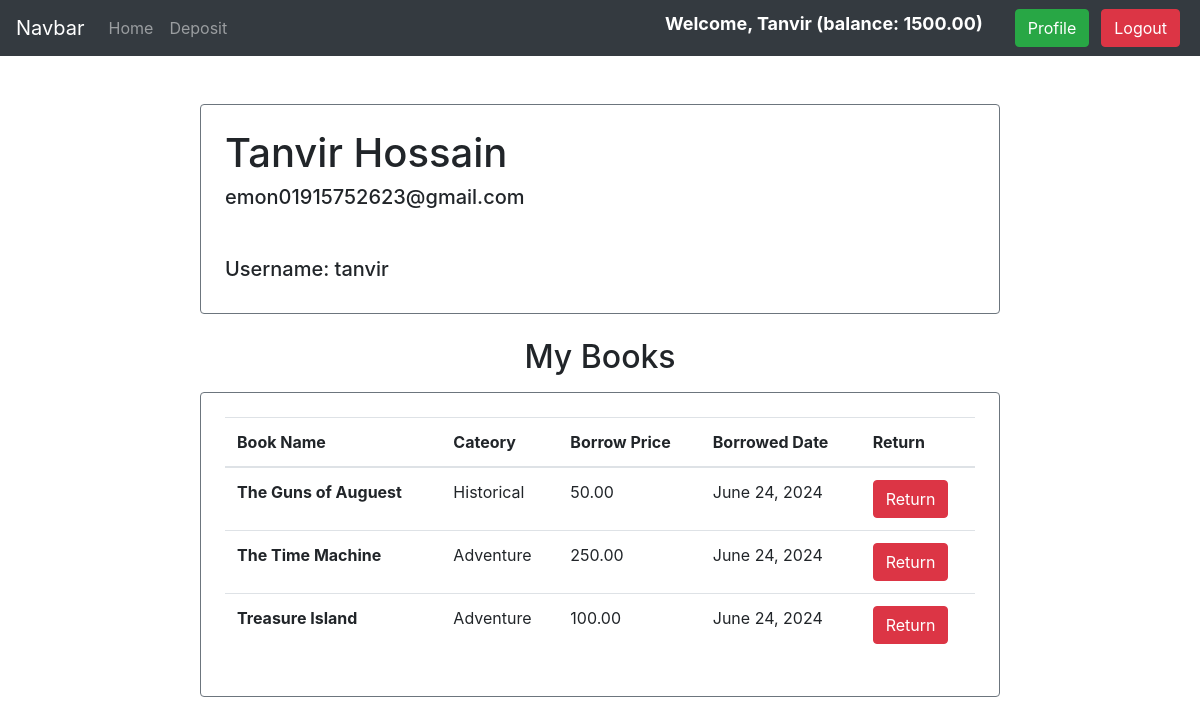
/authors/profile/ (signed in), run on the app's committed database.
### authors/models.py (models this page shows, shortened)
class Registration(models.Model):
    user = models.OneToOneField(User, on_delete=models.CASCADE, related_name='account')
    balance = models.DecimalField(default=0, max_digits=12, decimal_places=2)

### library/models.py (models this page shows, shortened)
class Book(models.Model):
    title = models.CharField(max_length=30)
    description = models.TextField()
    image = models.ImageField(upload_to='book_img')
    borrow_price = models.DecimalField(default=0, max_digits=6, decimal_places=2)
    borrow_date = models.DateField(auto_now=True)
    category = models.ForeignKey(Category, on_delete=models.CASCADE, null=True, blank=True)

class Category(models.Model):
    name = models.CharField(max_length=30)
    slug = models.SlugField(max_length=100, null=True, blank=True, unique=True)
    def __str__(self):
        return f'{self.name}'

### authors/views.py (the view)
# urls.py: path('profile/', profile,  name='profile'),
@login_required
def profile(request):
    borrow = Borrow.objects.filter(userId=request.user.id)
    books = []
    for pair in borrow:
        book = Book.objects.get(id=pair.bookId)
        books.append(book)
    return render(request, 'authors/profile.html', {'books': books})

### authors/templates/authors/profile.html (shortened to what this page needs)
{% extends 'base.html' %}
{% block body %}
<div class="col-8 mt-5 p-4 border border-secondary rounded" style="margin: auto; ">
    <div class="row">
        <div class="col-lg-8 col-md-8 col-sm-12">
            <h1>{{user.first_name}} {{user.last_name}}</h1>
            <h5 class="mt-2">{{user.email}}</h5>
            <h5 class="mt-5">Username: {{user.username}}</h5>
        </div>
    </div>
</div>
<h2 class="text-center mt-4">My Books</h2>
<div class="col-8 mt-3 p-4 border border-secondary rounded" style="margin: auto; ">
    <table class="table">
        <thead>
          <tr>
            <th scope="col">Book Name</th>
            <th scope="col">Cateory</th>
            <th scope="col">Borrow Price</th>
            <th scope="col">Borrowed Date</th>
            <th scope="col">Return</th>
          </tr>
        </thead>
        <tbody>
            {% for book in books %}
            <tr>
                <th scope="row">{{book.title}}</th>
                <td>{{book.category}}</td>
                <td>{{book.borrow_price}}</td>
                <td>{{book.borrow_date}}</td>
                <td><a href="" class="btn btn-danger">Return</a></td>
            </tr>
            {% endfor %}
        </tbody>
      </table>
</div>
{% endblock %}

### core/templates/navbar.html (shortened to what this page needs)
<nav class="navbar navbar-expand-lg navbar-dark bg-dark">
    <a class="navbar-brand" href="#">Navbar</a>
    <div class="collapse navbar-collapse" id="navbarSupportedContent">
      <ul class="navbar-nav mr-auto">
        <li class="nav-item">
          <a class="nav-link" href="{% url 'home' %}">Home</a>
        </li>
        <li class="nav-item">
          <a class="nav-link" href="{% url 'deposit' %}">Deposit</a>
        </li>
      </ul>
      <div class="form-inline my-2 my-lg-0">
        {% if user.is_authenticated %}
        <h5 class="mr-4 text-white" style="font-size: 18px; font-weight: bolder;">Welcome, {{ user.first_name}} (balance: {{user.account.balance}})</h5>
        <a class="text-white btn btn-success mx-2" href="{% url 'profile' %}">Profile</a>
        <form action="{% url 'logout' %}" method="post">
          <button type="submit" class="btn btn-danger mx-1">Logout</button>
        </form>
        {% else %}
        <a href="{% url 'register' %}" class="btn btn-success mx-2">Register</a>
        <a href="{% url 'login' %}" class="btn btn-primary mx-1">Login</a>
        {% endif %}
      </div>
    </div>
  </nav>

### data on the page
Book: title "The Guns of Auguest", category "Historical", borrow_price "50.00", borrow_date "June 24, 2024"
Book: title "The Time Machine", category "Adventure", borrow_price "250.00", borrow_date "June 24, 2024"
Book: title "Treasure Island", category "Adventure", borrow_price "100.00", borrow_date "June 24, 2024"

### other printed values
{{ user.first_name }} "Tanvir"
{{ user.account.balance }} "1500.00"
{{ user.last_name }} "Hossain"
{{ user.email }} "emon01915752623@gmail.com"
{{ user.username }} "tanvir"
